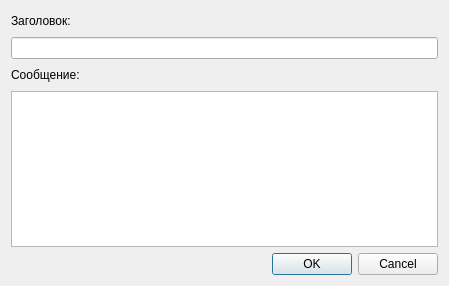
<?xml version="1.0" encoding="UTF-8"?>
<ui version="4.0">
 <class>EditTicket</class>
 <widget class="QDialog" name="EditTicket">
  <property name="geometry">
   <rect>
    <x>0</x>
    <y>0</y>
    <width>449</width>
    <height>286</height>
   </rect>
  </property>
  <property name="windowTitle">
   <string>Dialog</string>
  </property>
  <layout class="QVBoxLayout" name="verticalLayout">
   <item>
    <layout class="QHBoxLayout" name="horizontalLayout">
     <item>
      <widget class="QLabel" name="label">
       <property name="text">
        <string>Заголовок:</string>
       </property>
      </widget>
     </item>
     <item>
      <spacer name="horizontalSpacer">
       <property name="orientation">
        <enum>Qt::Horizontal</enum>
       </property>
       <property name="sizeHint" stdset="0">
        <size>
         <width>40</width>
         <height>20</height>
        </size>
       </property>
      </spacer>
     </item>
    </layout>
   </item>
   <item>
    <widget class="QLineEdit" name="lineEdit"/>
   </item>
   <item>
    <layout class="QHBoxLayout" name="horizontalLayout_2">
     <item>
      <widget class="QLabel" name="label_2">
       <property name="text">
        <string>Сообщение:</string>
       </property>
      </widget>
     </item>
     <item>
      <spacer name="horizontalSpacer_2">
       <property name="orientation">
        <enum>Qt::Horizontal</enum>
       </property>
       <property name="sizeHint" stdset="0">
        <size>
         <width>40</width>
         <height>20</height>
        </size>
       </property>
      </spacer>
     </item>
    </layout>
   </item>
   <item>
    <widget class="QTextEdit" name="textEdit"/>
   </item>
   <item>
    <widget class="QDialogButtonBox" name="buttonBox">
     <property name="orientation">
      <enum>Qt::Horizontal</enum>
     </property>
     <property name="standardButtons">
      <set>QDialogButtonBox::Cancel|QDialogButtonBox::Ok</set>
     </property>
    </widget>
   </item>
  </layout>
 </widget>
 <resources/>
 <connections>
  <connection>
   <sender>buttonBox</sender>
   <signal>accepted()</signal>
   <receiver>EditTicket</receiver>
   <slot>accept()</slot>
   <hints>
    <hint type="sourcelabel">
     <x>248</x>
     <y>254</y>
    </hint>
    <hint type="destinationlabel">
     <x>157</x>
     <y>274</y>
    </hint>
   </hints>
  </connection>
  <connection>
   <sender>buttonBox</sender>
   <signal>rejected()</signal>
   <receiver>EditTicket</receiver>
   <slot>reject()</slot>
   <hints>
    <hint type="sourcelabel">
     <x>316</x>
     <y>260</y>
    </hint>
    <hint type="destinationlabel">
     <x>286</x>
     <y>274</y>
    </hint>
   </hints>
  </connection>
 </connections>
</ui>
